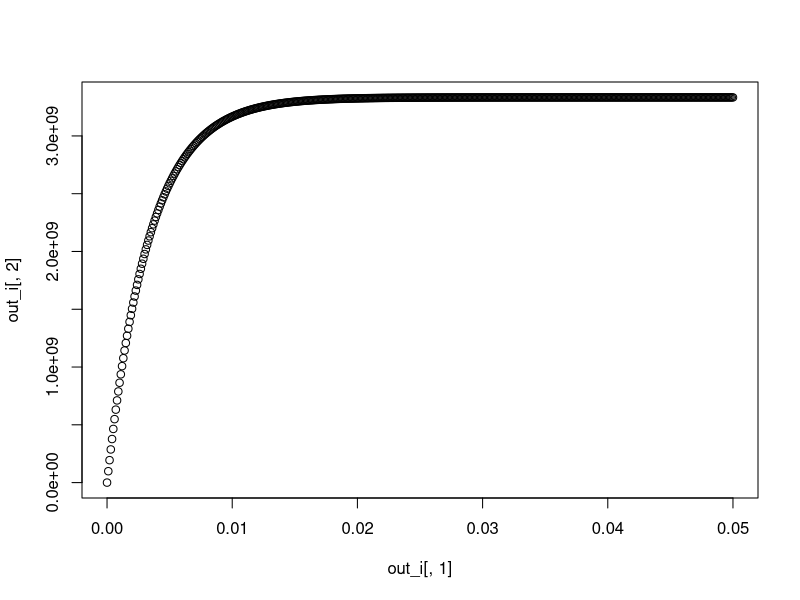

The R source for this figure:
# Code for memory-microbe
# Author: Prashant Kalvapalle
# Date started: 1 feb 2019

# initializing variables
r0 <- 1e10 # copies of plasmid (unflipped) in 1 ml culture
f0 <- 0
k1 <- 100 # sec-1
k2 <- 200 # sec-1

i0 <- 1e3 # number of integrase proteins
kcat <- 1 # sec-1
km <- 1e5 # copies
n <- 4 # effective hill coefficient - Integrase tetramerization and binding

# other initializations
t <- seq(0,.05,.0001) # time sequence

# calling libraries
library(deSolve)
# library(magrittr)
# library(ggplot2)

# differential equations
func_i <- function(t,y, params) # differential equation for intrinsic flipping - integrase independant
{with(as.list(c(y,params)),
      {f <- y[1]; r <- y[2]
      df <- k1*r - k2*f
      dr <- -df
      dy <- list(c(df,dr))}
)}

func_int <- function(t,y, params) # integrase dependant flipping differential eqn
{with(as.list(c(y,params)),
      {f <- y[1]; r <- y[2]
      df <- k1*r + kcat*i0*r^n/(km + r^n) - k2*f
      dr <- -df
      dy <- list(c(df,dr))}
)}

# Solving ODE for intrinsic flipping
out_i <- ode(c(f = f0, r = r0), times = t, func_i, c(k1,k2))
# View(out_i)
plot(out_i[,1], out_i[,2])
